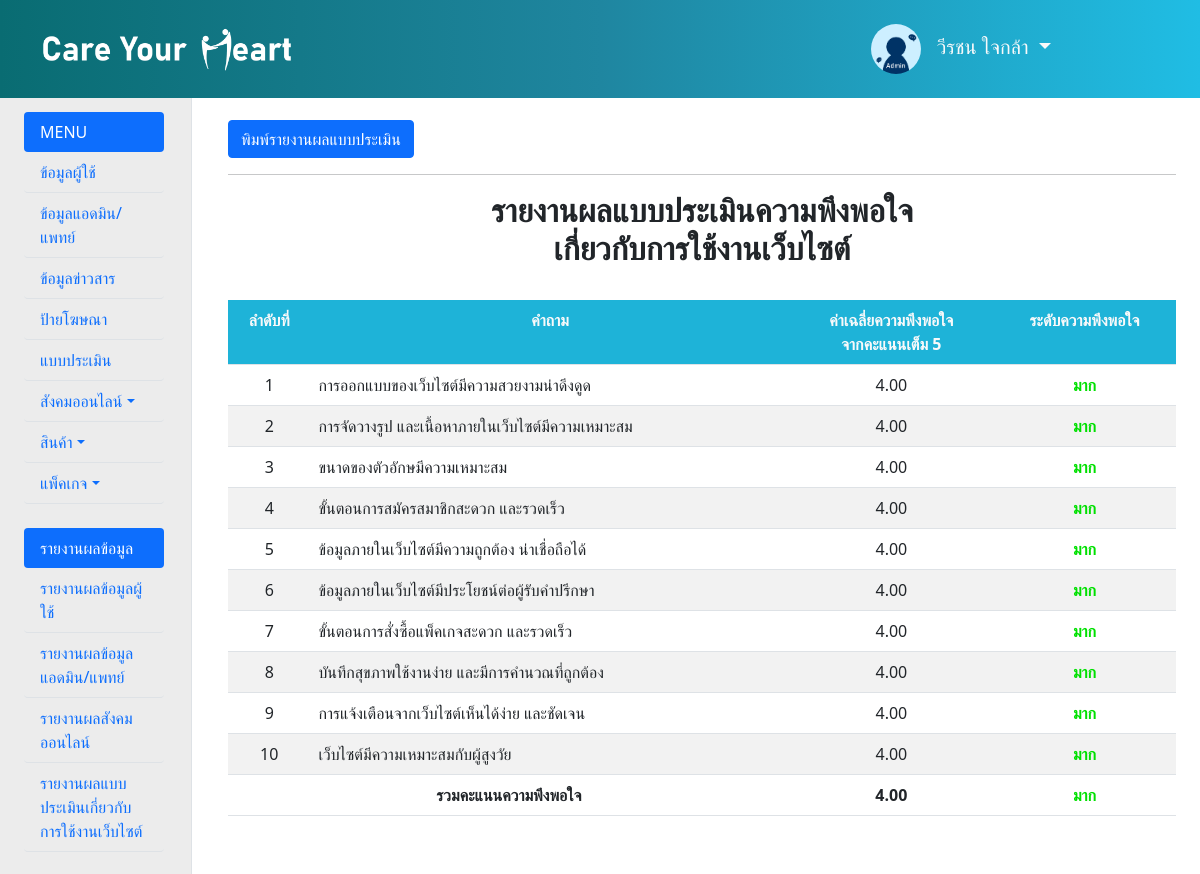
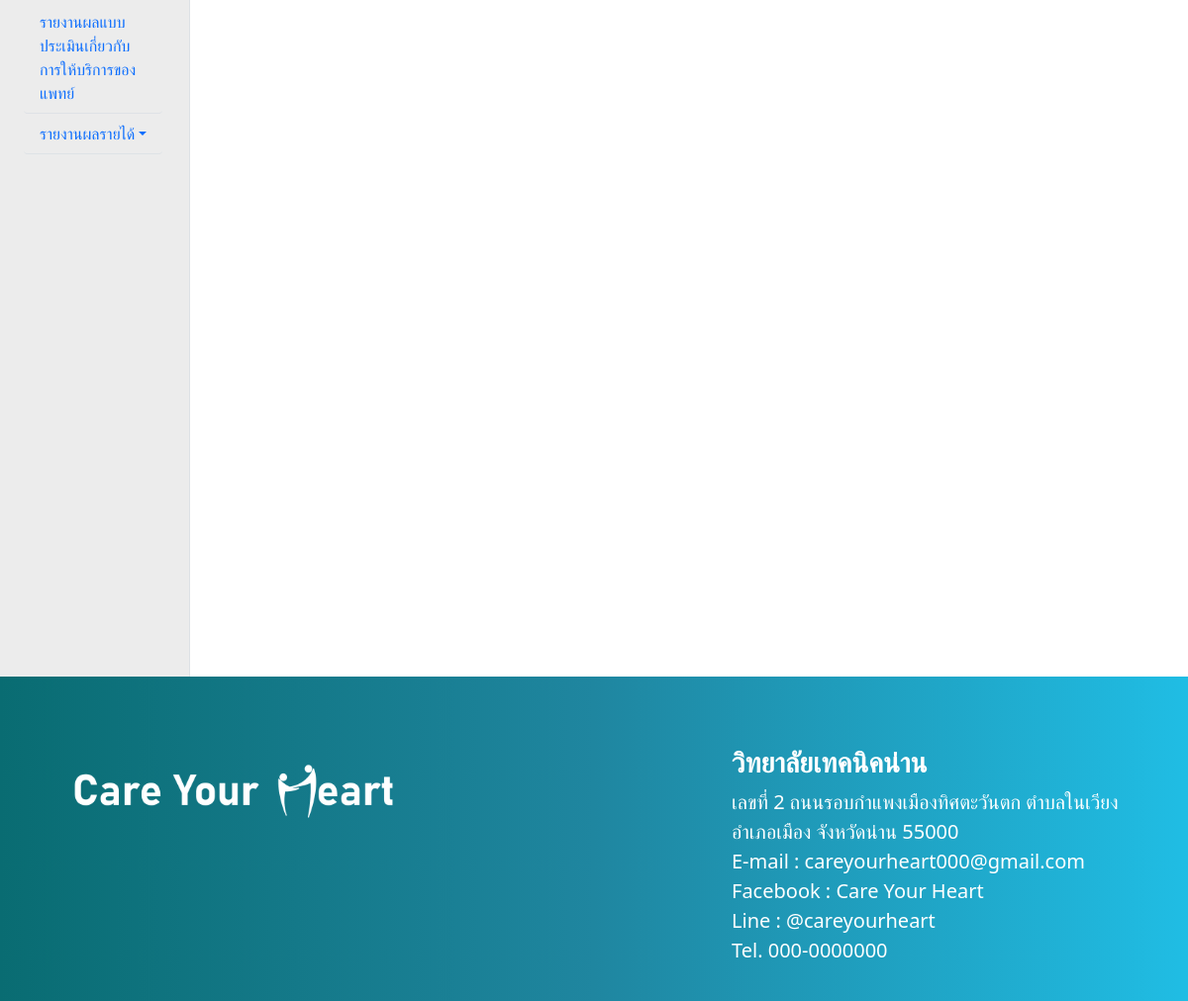
Screenshot of /admin/reques.php (signed in) with the database file from the repository (2 pictures, top to bottom).
### tables this page shows
CREATE TABLE `tb_question` (
  `id_ques` int(10) NOT NULL,
  `question` varchar(100) NOT NULL,
  `type_ques_n` int(1) NOT NULL
);

### admin/function_sum.php (called while the page is built, shortened)
<?php
    function totalscor($id_ques,$num){
        include "config.inc.php";
        $sql="select sum(answer) as total from tb_answer where id_ques='$id_ques'";
        $result=mysqli_query($conn,$sql);
        $read=mysqli_fetch_assoc($result);
        $num2=mysqli_num_rows($result);
        if($num2==0){
            $sum=0;
        }else{
            $total=$read["total"];
            $sum=$total/$num;
        }
        return $sum;
    }
?>

### admin/reques.php (the view, shortened to what this page needs)
<?php
    include "config.inc.php";
    include "head2.php";
    include "function_sum.php";
    $sql="select * from tb_ques_n where type_ques_n='1' and status_n='y'";
    $result=mysqli_query($conn,$sql);
    $num=mysqli_num_rows($result);
?>
<div class="row">
    <div class="col-lg-2 col-sm-2 col-6 border-end bg-1">
        <?php include "navbar.php";?>
    </div>
    <div class="col-lg-10 col-sm-10 col-6">
        <div class="container"><br>
            <a class="btn btn-primary" href="reques2.php" target="_blank">พิมพ์รายงานผลแบบประเมิน</a><hr>
            <center><h2><b>
                รายงานผลแบบประเมินความพึงพอใจ <br>
                เกี่ยวกับการใช้งานเว็บไซต์
            </b></h2></center><br>
            <table class="table table-holver table-striped">
                <tr align="center" class="bg-p text-light">
                    <th>ลำดับที่</th>
                    <th>คำถาม</th>
                    <th>ค่าเฉลี่ยความพึงพอใจ <br> จากคะแนนเต็ม 5</th>
                    <th>ระดับความพึงพอใจ</th>
                </tr>
                <?php
                    $i=1;
                    $sql1="select * from tb_question where type_ques_n='1'";
                    $result1=mysqli_query($conn,$sql1);
                    while($read=mysqli_fetch_assoc($result1)){
                        $id_ques=$read["id_ques"];
                        $question=$read["question"];
                        $sum[$i]=totalscor($id_ques,$num);
                        if($sum[$i]<=5 and $sum[$i]>=4.50){
                            $b="<font color='gren'><b>มากที่สุด</b></font>";
                        }else if($sum[$i]<=4.49 and $sum[$i]>=3.50){
                            $b="<font color='gren'><b>มาก</b></font>";
                        }else if($sum[$i]<=3.49 and $sum[$i]>=2.50){
                            $b="<font color='orange'><b>ปานกลาง</b></font>";
                        }else if($sum[$i]<=2.49 and $sum[$i]>=1.50){
                            $b="<font color='red'><b>น้อย</b></font>";
                        }else{
                            $b="<font color='red'><b>น้อยที่สุด</b></font>";
                        }
                        $total=$total+$sum[$i];
                        $net=$total/$i;
                ?>
                <tr align="center">
                    <td><?php echo"$i";?></td>
                    <td align="left"><?php echo"$question";?></td>
                    <td><?php echo"".number_format($sum[$i],2,'.',',')."";?></td>
                    <td><?php echo"$b";?></td>
                </tr>
                <?php
                    $i++;
                    }
                    if($net<=5 and $net>=4.50){
                        $b="<font color='gren'><b>มากที่สุด</b></font>";
                    }else if($net<=4.49 and $net>=3.50){
                        $b="<font color='gren'><b>มาก</b></font>";
                    }else if($net<=3.49 and $net>=2.50){
                        $b="<font color='orange'><b>ปานกลาง</b></font>";
                    }else if($net<=2.49 and $net>=1.50){
                        $b="<font color='red'><b>น้อย</b></font>";
                    }else{
                        $b="<font color='red'><b>น้อยที่สุด</b></font>";
                    }
                ?>
                <tr align="center">
                    <th colspan="2">รวมคะแนนความพึงพอใจ</th>
                    <th><?php echo"".number_format($net,2,'.',',')."";?></th>
                    <th><?php echo"$b";?></th>
                </tr>
            </table>
        </div>
    </div>
</div>
<?php include "footer.php";?>

### admin/head2.php (style rules this page uses)
.bg-1 { background: #ececec; }
.bg-p { background: #20bde4; color: #fff; }

### rows the page displays
tb_question: question "การออกแบบของเว็บไซต์มีความสวยงามน่าดึงดูด", i "4.00"
tb_question: question "การจัดวางรูป และเนื้อหาภายในเว็บไซต์มีความเหมาะสม", i "4.00"
tb_question: question "ขนาดของตัวอักษมีความเหมาะสม", i "4.00"
tb_question: question "ขั้นตอนการสมัครสมาชิกสะดวก และรวดเร็ว", i "4.00"
tb_question: question "ข้อมูลภายในเว็บไซต์มีความถูกต้อง น่าเชื่อถือได้", i "4.00"
tb_question: question "ข้อมูลภายในเว็บไซต์มีประโยชน์ต่อผู้รับคำปรึกษา", i "4.00"
tb_question: question "ขั้นตอนการสั่งซื้อแพ็คเกจสะดวก และรวดเร็ว", i "4.00"
tb_question: question "บันทึกสุขภาพใช้งานง่าย และมีการคำนวณที่ถูกต้อง", i "4.00"
tb_question: question "การแจ้งเตือนจากเว็บไซต์เห็นได้ง่าย และชัดเจน", i "4.00"
tb_question: question "เว็บไซต์มีความเหมาะสมกับผู้สูงวัย", i "4.00"

### other values shown
$_SESSION[name_ad] "วีรชน"
$_SESSION[sname_ad] "ใจกล้า"
$net "4.00"
